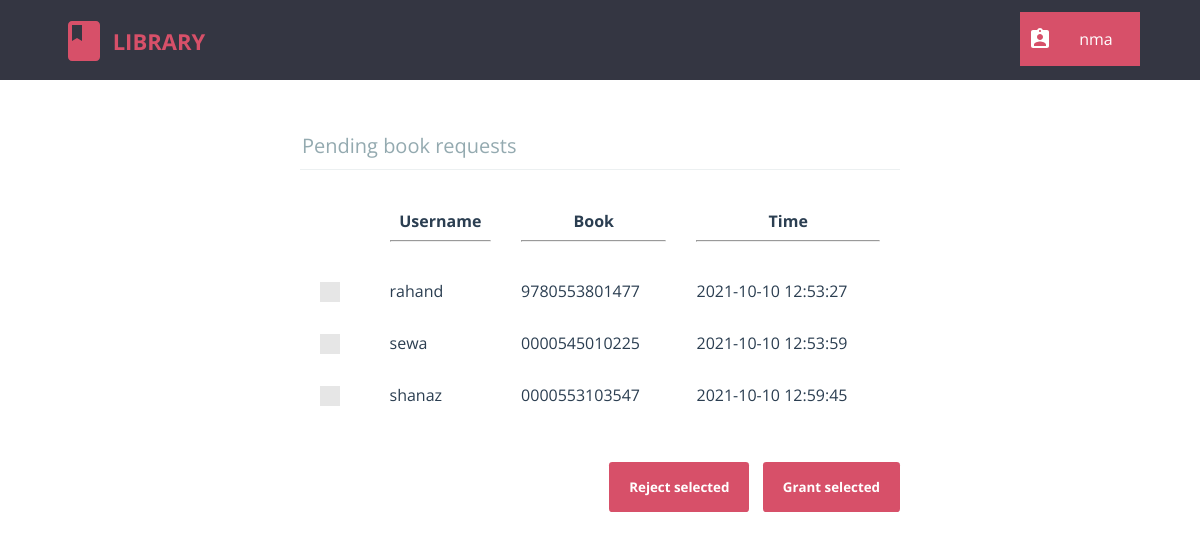
Screenshot of /librarian/pending_book_requests.php (signed in) with the database file from the repository.
### tables this page shows
CREATE TABLE `pending_book_requests` (
  `request_id` int(11) NOT NULL,
  `member` varchar(20) NOT NULL,
  `book_isbn` varchar(13) NOT NULL,
  `time` timestamp NOT NULL DEFAULT CURRENT_TIMESTAMP
);

### librarian/pending_book_requests.php (the view, shortened to what this page needs)
<?php
	require "../db_connect.php";
	require "header_librarian.php";
?>
<html>
	<head>
		<link rel="stylesheet" type="text/css" href="../css/global_styles.css">
		<link rel="stylesheet" type="text/css" href="../css/custom_checkbox_style.css">
		<link rel="stylesheet" type="text/css" href="css/pending_book_requests_style.css">
	</head>
	<body>
		<?php
			$query = $con->prepare("SELECT * FROM pending_book_requests;");
			$query->execute();
			$result = $query->get_result();;
			$rows = mysqli_num_rows($result);
			if($rows == 0)
				echo "<h2 align='center'>No requests pending</h2>";
			else
			{
				echo "<form class='cd-form' method='POST' action='#'>";
				echo "<legend>Pending book requests</legend>";
				echo "<table width='100%' cellpadding=10 cellspacing=10>
						<tr>
							<th></th>
							<th>Username<hr></th>
							<th>Book<hr></th>
							<th>Time<hr></th>
						</tr>";
				for($i=0; $i<$rows; $i++)
				{
					$row = mysqli_fetch_array($result);
					echo "<tr>";
					echo "<td>
							<label class='control control--checkbox'>
								<input type='checkbox' name='cb_".$i."' value='".$row[0]."' />
								<div class='control__indicator'></div>
							</label>
						</td>";
					for($j=1; $j<4; $j++)
						echo "<td>".$row[$j]."</td>";
					echo "</tr>";
				}
				echo "</table>";
				echo "<br /><br /><div style='float: right;'>";
				echo "<input type='submit' value='Reject selected' name='l_reject' />&nbsp;&nbsp;&nbsp;&nbsp;";
				echo "<input type='submit' value='Grant selected' name='l_grant'/>";
				echo "</div>";
				echo "</form>";
			}

### librarian/css/header_librarian_style.css (style rules this page uses)
html * { -webkit-font-smoothing: antialiased; -moz-osx-font-smoothing: grayscale; }
*, *:after, *:before { -webkit-box-sizing: border-box; -moz-box-sizing: border-box; box-sizing: border-box; }
body { font-size: 100%; font-family: "Open Sans", sans-serif; background-color: white; margin: 0; }

### css/global_styles.css (style rules this page uses)
*, *::after, *::before { -webkit-box-sizing: border-box; -moz-box-sizing: border-box; box-sizing: border-box; }
html { font-size: 62.5%; }
body { font-size: 1.8rem; font-family: "Open Sans", sans-serif; color: #2b3e51; background-color: #ffffff; }

### css/custom_checkbox_style.css (style rules this page uses)
.control { font-size: 18px; position: relative; display: block; margin-bottom: 15px; padding-left: 30px; cursor: pointer; }
.control__indicator { position: absolute; top: -2px; left: 0; width: 20px; height: 20px; background: #e6e6e6; }
.control__indicator:after { position: absolute; display: none; content: ''; }
.control--checkbox .control__indicator:after { top: 4px; left: 8px; width: 5px; height: 10px; transform: rotate(45deg); border: solid #fff; border-width: 0 2px 2px 0; }

### librarian/css/pending_book_requests_style.css (style rules this page uses)
.cd-form { width: 90%; max-width: 600px; margin: 4em auto; font-size: 1.3rem; color: #94aab0; margin-bottom: 10px; display: block; }
.cd-form::after { clear: both; content: ""; display: table; }
.cd-form legend { padding-bottom: 10px; margin-bottom: 20px; font-size: 2rem; border-bottom: 1px solid #ecf0f1; }
.cd-form legend { display: block; width: 100%; -webkit-appearance: none; -moz-appearance: none; -ms-appearance: none; -o-appearance: none; appearance: none; }
.cd-form input[type="submit"] { border: none; background: #d75069; border-radius: .25em; padding: 16px 20px; color: #ffffff; font-weight: bold; font-family: "Open Sans", sans-serif; cursor: pointer; -webkit-font-smoothing: antialiased; -moz-osx-font-smoothing: grayscale; -webkit-appearance: none; -moz-appearance: none; -ms-appearance: none; -o-appearance: none; appearance: none; }

### rows the page displays
pending_book_requests: member "rahand", book_isbn "9780553801477", time "2021-10-10 12:53:27"
pending_book_requests: member "sewa", book_isbn "0000545010225", time "2021-10-10 12:53:59"
pending_book_requests: member "shanaz", book_isbn "0000553103547", time "2021-10-10 12:59:45"

### other values shown
$_SESSION['username'] "nma"
